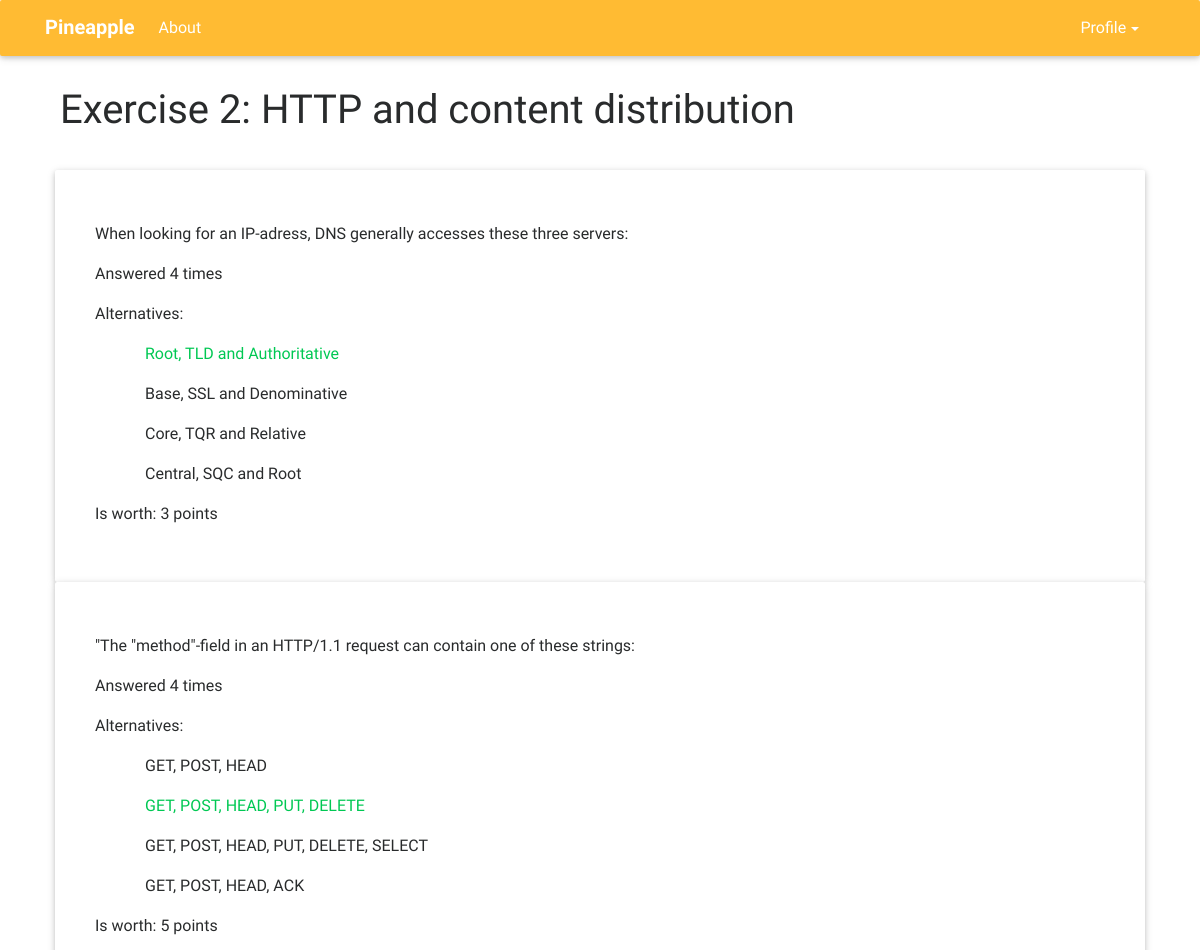
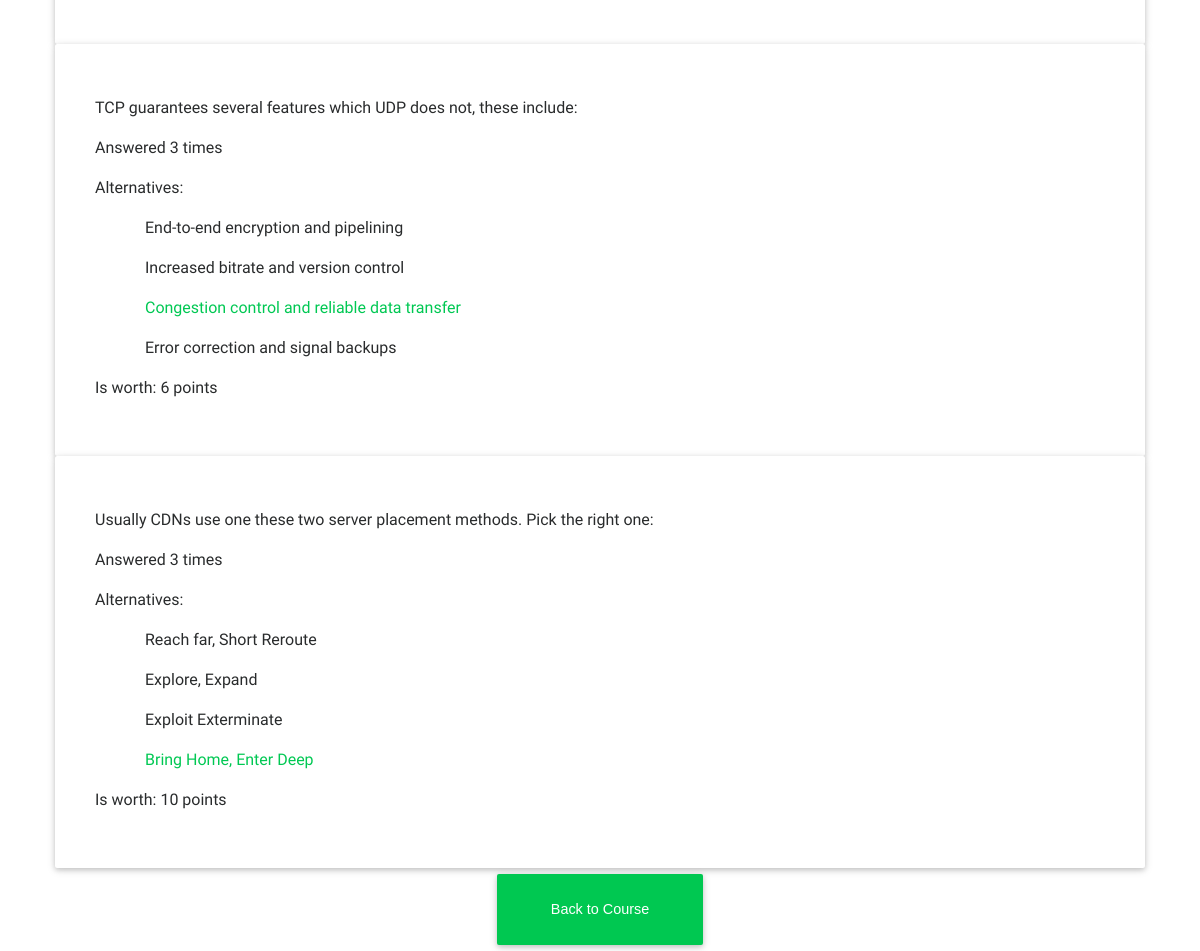
Page /examine_exercise/74/ on the committed database (2 pictures, top to bottom).
### exercise/models.py (models this page shows, shortened)
class Exercise(models.Model):
    title = models.CharField(max_length=70)
    private = models.BooleanField(default=False)
    course = models.ForeignKey(Course)
    contains = models.ManyToManyField(Question)  # Spørsmålet oppgaven vil tilby

class Question(models.Model):
    answer_choices = (
        (1, 'Alternative 1'),
        (2, 'Alternative 2'),
        (3, 'Alternative 3'),
        (4, 'Alternative 4'),
    )
    title = models.CharField(max_length=70, primary_key=True)
    question = models.CharField(max_length=300)
    alternative_1 = models.CharField(max_length=200)
    alternative_2 = models.CharField(max_length=200)
    alternative_3 = models.CharField(max_length=200)
    alternative_4 = models.CharField(max_length=200)
    correct_alternative = models.IntegerField(default=1, choices=answer_choices)
    is_worth = models.IntegerField()
    themeTags = models.ManyToManyField(ThemeTag)  # Relaterte temaer
    belongsTo = models.ForeignKey(Course)  # Faget spørsmålet hører til

### exercise/views.py (the view)
# urls.py: url(r'^examine_exercise/(?P<exer_id>[0-9]+)/$', exercise.views.examine_exercise),
def examine_exercise(request, exer_id):
    ex = Exercise.objects.get(pk=exer_id)
    questions = []
    q_list = list(ex.contains.values_list('pk', flat=True))
    for each in q_list:
        questions.append((Question.objects.get(pk=each), Result.objects.filter(question__pk=each).count()))
    context = {
        'exercise': ex,
        'questions': questions,
    }
    return render(request, 'exercise_overview.html', context)

### exercise/models.py (called while the page is built)
    def __str__(self):
        return self.name

### templates/exercise_overview.html (shortened to what this page needs)
{% extends "base.html" %}
{% block title1 %} {{ exercise.title }} {% endblock %}
{% block content %}
    {% for question in questions %}
        <div class="card" style="padding: 20px; margin-left: 10px; margin-right: 10px">
            <div class="card-block">
                    <p> {{ question.0.question }} </p>
                    <p> Answered {{ question.1 }} times</p>
                    <p> Alternatives: </p>
                    <div style="text-indent: 50px;">
                        {% if question.0.correct_alternative == 1 %}
                            <p id="alt" style="color:#00C853"> {{ question.0.alternative_1 }} </p>
                        {% else %}
                            <p id="alt"> {{ question.0.alternative_1 }} </p>
                        {% endif %}
                        {% if question.0.correct_alternative == 2 %}
                            <p id="alt" style="color:#00C853"> {{ question.0.alternative_2 }} </p>
                        {% else %}
                            <p id="alt"> {{ question.0.alternative_2 }} </p>
                        {% endif %}
                        {% if question.0.correct_alternative == 3 %}
                            <p id="alt" style="color:#00C853"> {{ question.0.alternative_3 }} </p>
                        {% else %}
                            <p id="alt"> {{ question.0.alternative_3 }} </p>
                        {% endif %}
                        {% if question.0.correct_alternative == 4 %}
                            <p id="alt" style="color:#00C853"> {{ question.0.alternative_4 }} </p>
                        {% else %}
                            <p id="alt"> {{ question.0.alternative_4 }} </p>
                        {% endif %}
                    </div>
                    <p> Is worth: {{ question.0.is_worth }} points</p>
            </div>
        </div>
    {% endfor %}
    <div class="text-center" style="margin-bottom: 50px">
        <form action="/course/{{ exercise.course }}/" >
            <input type="submit" value="Back to Course" class="btn btn-success btn-lg "/>
        </form>
    </div>
{% endblock %}

### templates/base.html (shortened to what this page needs)
<!DOCTYPE html>
<html lang="en">
<head>
    <link rel="stylesheet" href="https://maxcdn.bootstrapcdn.com/font-awesome/4.6.0/css/font-awesome.min.css">
    <link href="/static/css/bootstrap.min.css" rel="stylesheet">
    <link href="/static/css/mdb.min.css" rel="stylesheet">
</head>
<body>
    <header>
        {% if user.is_authenticated %}
            <nav class="navbar navbar-toggleable-md navbar-dark fixed-top scrolling-navbar">
            <div class="container">
                <button class="navbar-toggler navbar-toggler-right" type="button" data-toggle="collapse" data-target="#navbarNav1"
                        aria-controls="navbarNav1" aria-expanded="false" aria-label="Toggle navigation">
                    <span class="navbar-toggler-icon"></span>
                </button>
                <a class="navbar-brand">
                    <strong>Pineapple</strong>
                </a>
                <div class="collapse navbar-collapse" id="navbarNav1">
                    <ul class="navbar-nav mr-auto">
                        <li class="nav-item">
                            <a href="/about" class="nav-link">About<span class="sr-only">(current)</span></a>
                        </li>
                        <li class="nav-item">
                            <a href="/overview" class="nav-link">Overview</a>
                        </li>
                    </ul>
                    <li class="nav-item btn-group">
                        <a class="nav-link dropdown-toggle" id="dropdownMenu1" data-toggle="dropdown" aria-haspopup="true"
                           aria-expanded="false">{{ user }}</a>
                        <div class="dropdown-menu" aria-labelledby="dropdownMenu1">
                            <a href="/login" class="dropdown-item">Log in</a>
                            <a href="/logout" class="dropdown-item">Log out</a>
                            <a href="/register" class="dropdown-item">Register</a>
                        </div>
                    </li>
                </div>
            </div>
        </nav>
        {% else %}
            <nav class="navbar navbar-toggleable-md navbar-dark fixed-top scrolling-navbar">
            <div class="container">
                <a class="navbar-brand" href="#">
                    <strong>Pineapple</strong>
                </a>
                <div class="collapse navbar-collapse" id="navbarNav1">
                     <ul class="navbar-nav mr-auto">
                        <li class="nav-item">
                            <a href="/about" class="nav-link">About<span class="sr-only">(current)</span></a>
                        </li>
                    </ul>
                    <li class="nav-item btn-group">
                        <a class="nav-link dropdown-toggle" id="dropdownMenu1" data-toggle="dropdown" aria-haspopup="true"
                           aria-expanded="false">Profile</a>
                    </li>
                </div>
            </div>
        </nav>
        {% endif %}
    </header>
        <main>
        <div class="container">
                <div class="container" style="margin-top: 80px; margin-bottom: 30px">
                    <div class="h1-responsive">{% block title1 %}{% endblock %}
                    </div>
                </div>
            {% block content %}{% endblock %}
        </div>
    </main>
</body>

### rows in the picture
Exercise: title "Exercise 2: HTTP and content distribution"
Question: question "When looking for an IP-adress, DNS generally accesses these three servers:", question "4", alternative_1 "Root, TLD and Authoritative", alternative_2 "Base, SSL and Denominative", alternative_3 "Core, TQR and Relative", alternative_4 "Central, SQC and Root", is_worth "3"
Question: question "\"The \"method\"-field in an HTTP/1.1 request can contain one of these strings:", question "4", alternative_1 "GET, POST, HEAD", alternative_2 "GET, POST, HEAD, PUT, DELETE", alternative_3 "GET, POST, HEAD, PUT, DELETE, SELECT", alternative_4 "GET, POST, HEAD, ACK", is_worth "5"
Question: question "TCP guarantees several features which UDP does not, these include:", correct_alternative "3", alternative_1 "End-to-end encryption and pipelining", alternative_2 "Increased bitrate and version control", alternative_3 "Congestion control and reliable data transfer", alternative_4 "Error correction and signal backups", is_worth "6"
Question: question "Usually CDNs use one these two server placement methods. Pick the right one:", question "3", alternative_1 "Reach far, Short Reroute", alternative_2 "Explore, Expand", alternative_3 "Exploit Exterminate", alternative_4 "Bring Home, Enter Deep", is_worth "10"
